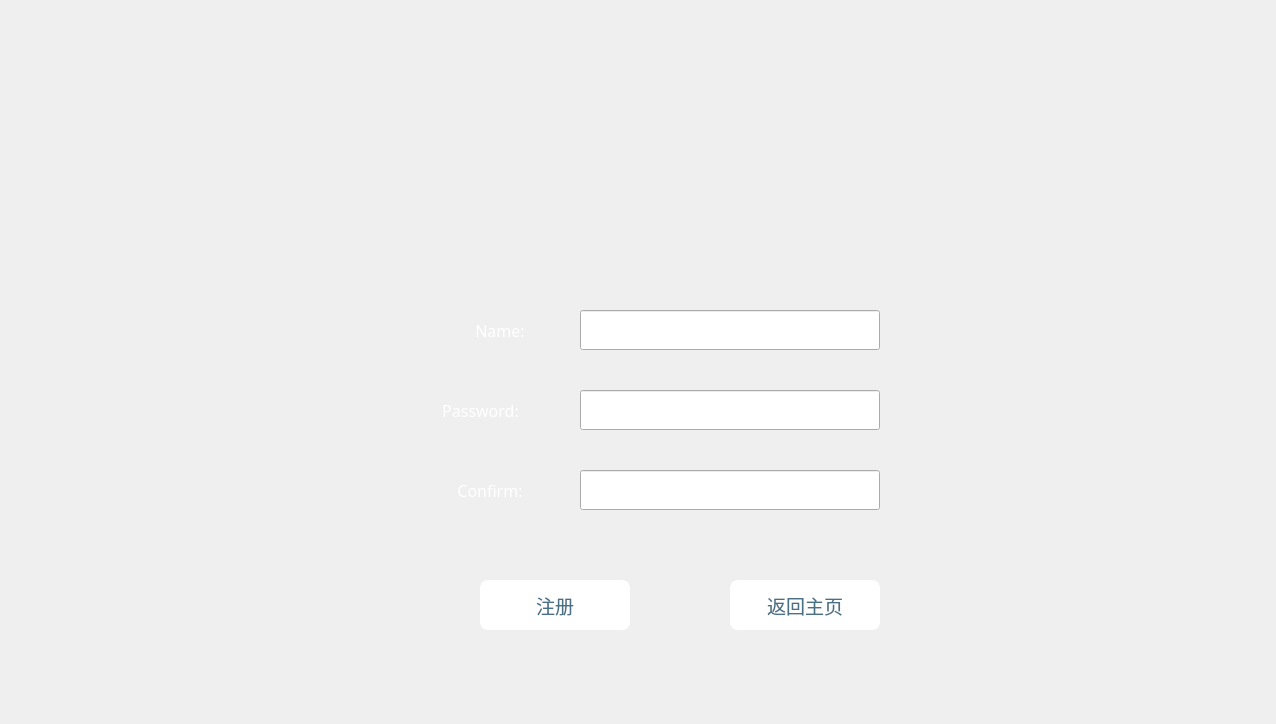
<?xml version="1.0" encoding="UTF-8"?>
<ui version="4.0">
 <class>root_regi</class>
 <widget class="QWidget" name="root_regi">
  <property name="geometry">
   <rect>
    <x>0</x>
    <y>0</y>
    <width>1276</width>
    <height>724</height>
   </rect>
  </property>
  <property name="minimumSize">
   <size>
    <width>1276</width>
    <height>724</height>
   </size>
  </property>
  <property name="maximumSize">
   <size>
    <width>1276</width>
    <height>724</height>
   </size>
  </property>
  <property name="windowTitle">
   <string>Form</string>
  </property>
  <widget class="QFrame" name="frame">
   <property name="geometry">
    <rect>
     <x>0</x>
     <y>0</y>
     <width>1276</width>
     <height>724</height>
    </rect>
   </property>
   <property name="styleSheet">
    <string notr="true">#frame{border-image: url(:/Picture/root_regi.jpg);border-top-left-radius:15px;border-top-right-radius:15px;border-bottom-left-radius:15px;border-bottom-right-radius:15px;}</string>
   </property>
   <property name="frameShape">
    <enum>QFrame::StyledPanel</enum>
   </property>
   <property name="frameShadow">
    <enum>QFrame::Raised</enum>
   </property>
   <widget class="QLineEdit" name="lineEdit_user">
    <property name="geometry">
     <rect>
      <x>580</x>
      <y>310</y>
      <width>300</width>
      <height>40</height>
     </rect>
    </property>
   </widget>
   <widget class="QLineEdit" name="lineEdit_pwd">
    <property name="geometry">
     <rect>
      <x>580</x>
      <y>390</y>
      <width>300</width>
      <height>40</height>
     </rect>
    </property>
   </widget>
   <widget class="QLineEdit" name="lineEdit_pwd_2">
    <property name="geometry">
     <rect>
      <x>580</x>
      <y>470</y>
      <width>300</width>
      <height>40</height>
     </rect>
    </property>
   </widget>
   <widget class="QPushButton" name="pushButton">
    <property name="geometry">
     <rect>
      <x>480</x>
      <y>580</y>
      <width>150</width>
      <height>50</height>
     </rect>
    </property>
    <property name="font">
     <font>
      <family>华文新魏</family>
      <pointsize>14</pointsize>
     </font>
    </property>
    <property name="styleSheet">
     <string notr="true">background-color:rgb(255,255,255);border: 3px solid white;border-radius:8px;color:rgb(74,112,133);</string>
    </property>
    <property name="text">
     <string>注册</string>
    </property>
   </widget>
   <widget class="QPushButton" name="pushButton_2">
    <property name="geometry">
     <rect>
      <x>730</x>
      <y>580</y>
      <width>150</width>
      <height>50</height>
     </rect>
    </property>
    <property name="font">
     <font>
      <family>华文新魏</family>
      <pointsize>14</pointsize>
     </font>
    </property>
    <property name="styleSheet">
     <string notr="true">background-color:rgb(255,255,255);border: 3px solid white;border-radius:8px;color:rgb(74,112,133);</string>
    </property>
    <property name="text">
     <string>返回主页</string>
    </property>
   </widget>
   <widget class="QLabel" name="label_4">
    <property name="geometry">
     <rect>
      <x>440</x>
      <y>310</y>
      <width>120</width>
      <height>40</height>
     </rect>
    </property>
    <property name="font">
     <font>
      <family>Segoe Print</family>
      <pointsize>12</pointsize>
     </font>
    </property>
    <property name="styleSheet">
     <string notr="true">color: rgb(255, 255, 255);</string>
    </property>
    <property name="text">
     <string>Name:</string>
    </property>
    <property name="alignment">
     <set>Qt::AlignCenter</set>
    </property>
   </widget>
   <widget class="QLabel" name="label_5">
    <property name="geometry">
     <rect>
      <x>410</x>
      <y>390</y>
      <width>141</width>
      <height>40</height>
     </rect>
    </property>
    <property name="font">
     <font>
      <family>Segoe Print</family>
      <pointsize>12</pointsize>
     </font>
    </property>
    <property name="styleSheet">
     <string notr="true">color: rgb(255, 255, 255);</string>
    </property>
    <property name="text">
     <string>Password:</string>
    </property>
    <property name="alignment">
     <set>Qt::AlignCenter</set>
    </property>
   </widget>
   <widget class="QLabel" name="label_6">
    <property name="geometry">
     <rect>
      <x>430</x>
      <y>470</y>
      <width>120</width>
      <height>40</height>
     </rect>
    </property>
    <property name="font">
     <font>
      <family>Segoe Print</family>
      <pointsize>12</pointsize>
     </font>
    </property>
    <property name="styleSheet">
     <string notr="true">color: rgb(255, 255, 255);</string>
    </property>
    <property name="text">
     <string>Confirm:</string>
    </property>
    <property name="alignment">
     <set>Qt::AlignCenter</set>
    </property>
   </widget>
   <widget class="QLabel" name="err">
    <property name="geometry">
     <rect>
      <x>930</x>
      <y>80</y>
      <width>300</width>
      <height>50</height>
     </rect>
    </property>
    <property name="font">
     <font>
      <family>华文新魏</family>
      <pointsize>14</pointsize>
     </font>
    </property>
    <property name="styleSheet">
     <string notr="true">color: rgb(255, 255, 255);</string>
    </property>
    <property name="text">
     <string/>
    </property>
    <property name="alignment">
     <set>Qt::AlignCenter</set>
    </property>
   </widget>
   <widget class="QLabel" name="err_user">
    <property name="geometry">
     <rect>
      <x>930</x>
      <y>150</y>
      <width>300</width>
      <height>50</height>
     </rect>
    </property>
    <property name="font">
     <font>
      <family>华文新魏</family>
      <pointsize>14</pointsize>
     </font>
    </property>
    <property name="styleSheet">
     <string notr="true">color: rgb(255, 255, 255);</string>
    </property>
    <property name="text">
     <string/>
    </property>
    <property name="alignment">
     <set>Qt::AlignCenter</set>
    </property>
   </widget>
  </widget>
 </widget>
 <resources/>
 <connections/>
</ui>
